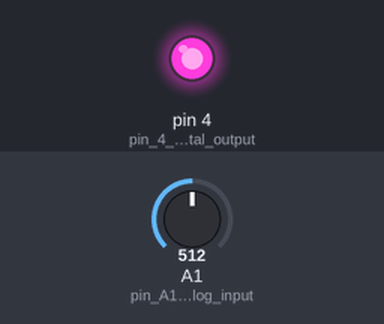
The sketch below on a simulated Arduino Uno, built with avr-gcc and run on an emulated ATmega328P. On the bench: output pins drawn as LEDs (lit = HIGH). Dashed ring = blinking. Inputs (shaded band) come from the test bench; at power-on: A1 (pin_A1_is_analog_input) = 512.

Above: at 1.4 s.
1.5 s: A1 (pin_A1_is_analog_input) set to 122
At 1.94 s:
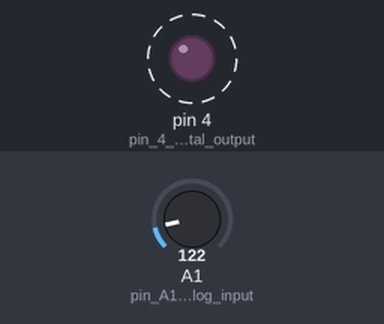
4.8 s: A1 (pin_A1_is_analog_input) set to 0
At 5.09 s:
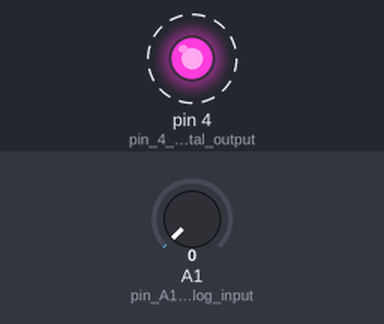
Timing chart, 0 to 14.1 s (numbered marks = the images above; inputs shaded):
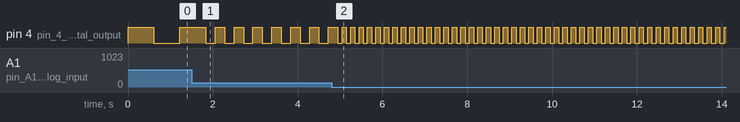

The sketch:

sketch.ino
```cpp
//https://wokwi.com/projects/346522196121748052
void setup() {
  // put your setup code here, to run once:
  pinMode(4, OUTPUT); //pin 4 is digital output
  pinMode(A1, INPUT); //pin A1 is analog input
}

int d = 0;
void loop() {
  // put your main code here, to run repeatedly:
  d = analogRead(A1) + 100; //read in the delay
  digitalWrite(4, HIGH);
  delay(d); //delay by d
  d = analogRead(A1) + 100; //read in the delay
  digitalWrite(4, LOW);
  delay(d); //delay by d
}
```

Measured:
- after the input at 1.5 s, pin 4 (pin_4_is_digital_output): alternates HIGH for 0.22 s and LOW for 0.22 s, starting after 0.56 s
- after the input at 4.8 s, pin 4 (pin_4_is_digital_output): alternates HIGH for 0.10 s and LOW for 0.10 s, starting after 0.25 s
